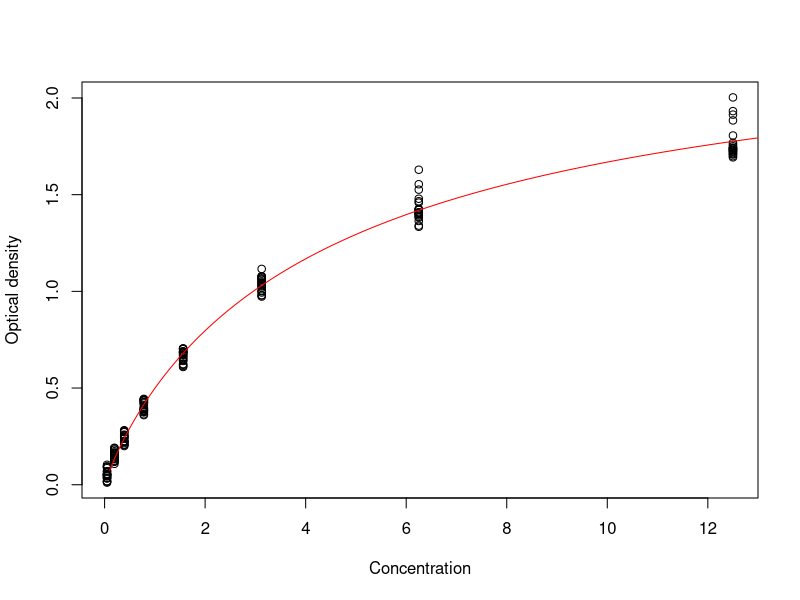
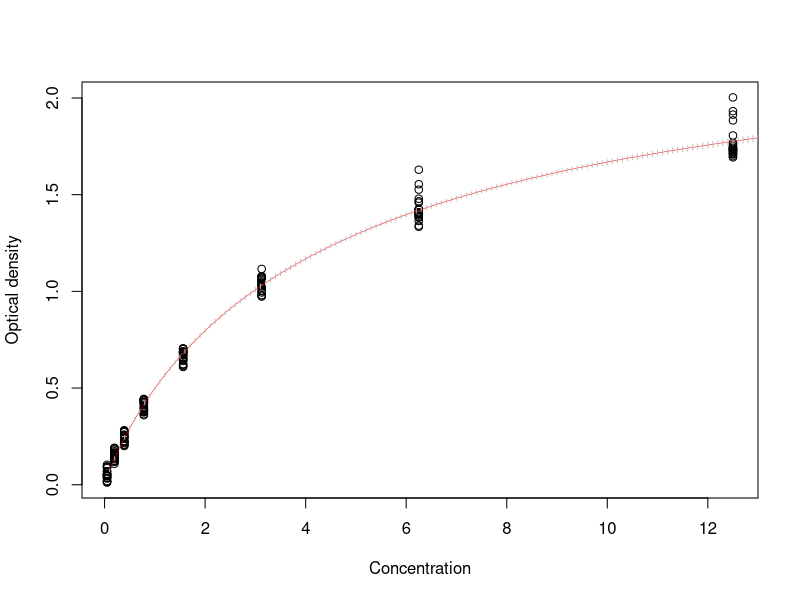
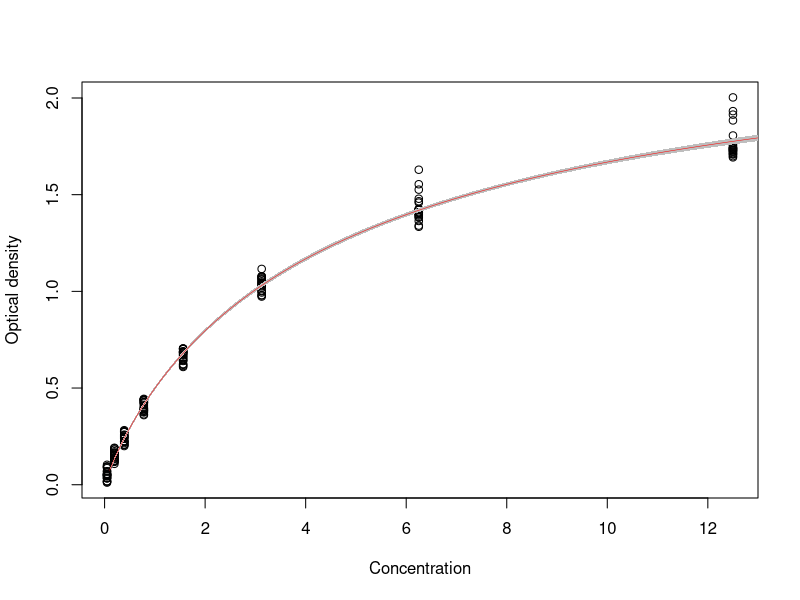
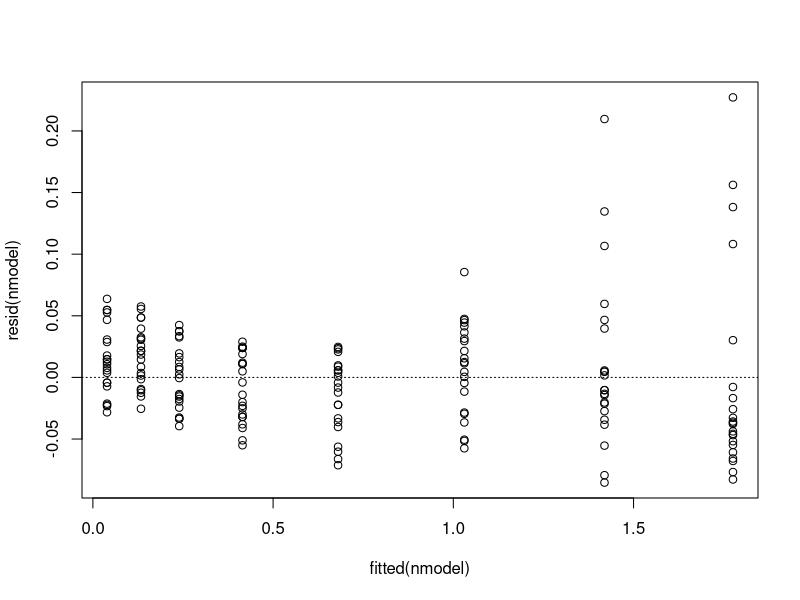
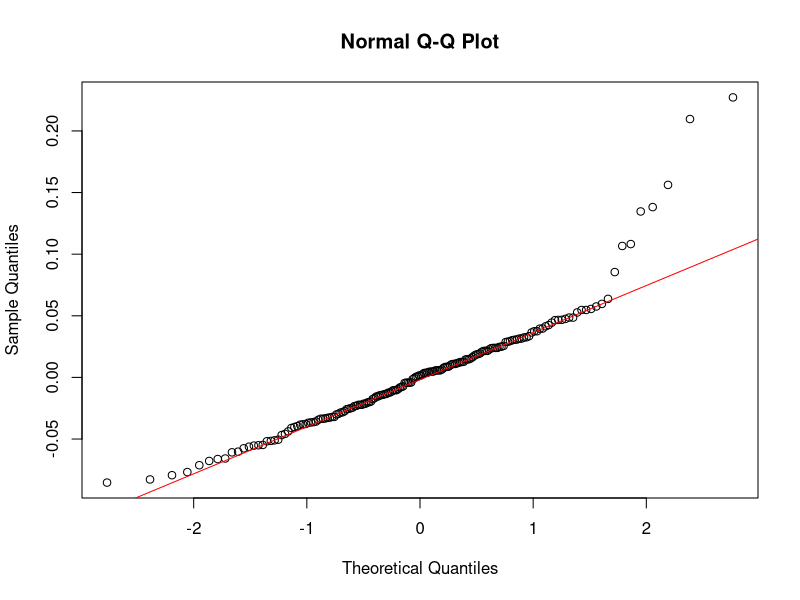
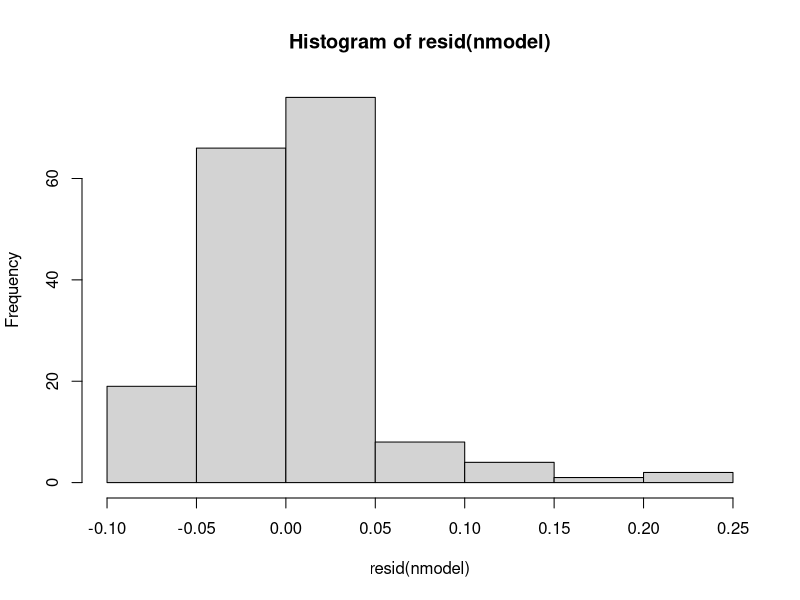

Write R code to recreate these figures, in order.
############ Nonlinear regression (for dataset DNase) ###########
attach(DNase)
th.start=c(theta1=3,theta2=0,theta3=1)
n=nrow(DNase);p=length(th.start)
plot(conc,density,xlab="Concentration",ylab="Optical density") # plot of dataset
form=as.formula(density~theta1/(1+exp((theta2-log(conc))/theta3)))
nmodel=nls(form,DNase,start=th.start) 
nmodel # contains the estimates of the parameter and RSS
hat.th=coef(nmodel); hat.th ## the LSE estimates of theta's  
summary(nmodel) # more informative output

# Finding initial values for dens.start
fn=function(theta=c(0,0,0),x1,x2,x3){
  y1=theta[1]/(1+exp((theta[2]-log(x1))/theta[3]))
  y2=theta[1]/(1+exp((theta[2]-log(x2))/theta[3]))
  y3=theta[1]/(1+exp((theta[2]-log(x3))/theta[3]))
  return(c(y1,y2,y3))}
# Take x1=0.05, x2=3.125, x3=12.5 for 3 values of the variable conc; 
# corresponding (approx.) values of variable density: y1=0.01, y2=1, y3=1.72
fn2=function(theta) crossprod(fn(theta,0.05,3.125,12.5)-c(0.01,1,1.72))
th0=optim(c(1,1,1),fn2)$par; th0 # the initial th.start
nmod2=nls(form,DNase,start=c(theta1=th0[1],theta2=th0[2],theta3=th0[3]));nmod2
###########################################

# residual sum of squares S(hat.th)=RSS=sum(residuals(nmodel)^2) # the same as
RSS=deviance(nmodel);RSS # the same as residual sum-of-squares in nmodel
hat.var=RSS/(n-p); hat.var # the estimate of the error variance 
se=sqrt(hat.var);se  # residual standard error, the same as in summary(nmodel)
# the estimates of the variances of theta's: diag(vcov(nmodel))
# sqrt(diag(vcov(nmodel))) # the same as Std.Error's in summary(nmodel) 

## nonlinear regression function
f=function(x,theta)return(theta[1]/(1+exp((theta[2]-log(x))/theta[3])))
coef(nmodel) # estimates for theta
x=seq(from=0.1,to=13,by=0.1)
lines(x,f(x,coef(nmodel)),col="red")  # fitted curve
# or: lines(x,predict(nmodel,newdata=data.frame(conc=x)),col="red")

# the estimated covariance matrix for hat.theta
cov.est=vcov(nmodel);cov.est

# CI's for coordinates of theta can be computed by R: confint(nmodel)
# (or confint(nmodel,level=0.95,method="asymptotic")) which gives different 
# intervals as compared with directly computed CI's below,
# possibly because the method in confint(nmodel) is based on F-statistics.
# Indeed, the CI's produced by confint(nmodel) are not symmetric around 
# coef(nmodel) and shifted to the right. We compute the CI's directly
lb=numeric(3); ub=numeric(3); # rownames(lb)=names(coef(nmodel))
for(i in 1:3) {lb[i]=coef(nmodel)[i]-qt(0.975,n-length(coef(nmodel)))*sqrt(cov.est[i,i])
ub[i]=coef(nmodel)[i]+qt(0.975,n-length(coef(nmodel)))*sqrt(cov.est[i,i])}
ci=cbind(lb,ub); rownames(ci)=names(coef(nmodel)); ci

for(i in 1:3) {lb[i]=coef(nmodel)[i]-qnorm(0.975)*sqrt(cov.est[i,i])
ub[i]=coef(nmodel)[i]+qnorm(0.975)*sqrt(cov.est[i,i])}
ci=cbind(lb,ub); rownames(ci)=names(coef(nmodel)); ci


## estimate of the mean response f(4,theta)
f4=f(4,coef(nmodel));f4  
## or f4=predict(nmodel,newdata=data.frame(conc=4))

## 90%-confidence interval for the mean response f(4,theta)
# first compute the gradient function (represented as column)

grad<-function(x,theta){rbind(1/(1+exp((theta[2]-log(x))/theta[3])),
                              -(theta[1]*exp((theta[2]-log(x))/theta[3])/theta[3])/(1+exp((theta[2]-log(x))/theta[3]))^2,
                              (theta[1]*exp((theta[2]-log(x))/theta[3])*(theta[2]-log(x))*(theta[3]^(-2))/(1+exp((theta[2]-log(x))/theta[3]))^2))}
gradvec=grad(4,coef(nmodel))

# this can also be done by using deriv() function as follows
df=deriv(y~th1/(1+exp((th2-log(x))/th3)),c("th1","th2","th3"),
         function(th1,th2,th3,x=4){}) 
# compute the gradient (as row) at x=4 and hat.th
vx=attr(df(hat.th[1],hat.th[2],hat.th[3]),"gradient") #gradvec==t(vx) #indeed, the same

se=sqrt(t(gradvec)%*%vcov(nmodel)%*%gradvec) #0.006986284
lb=f4-qt(0.95,n-length(coef(nmodel)))*se #1.156622
ub=f4+qt(0.95,n-length(coef(nmodel)))*se #1.179728
c(lb,ub) # approximate confidence interval for f(4,theta)


## estimates and 90%-confidence approximate intervals 
## the mean responses for many x's from (0,13]
x=seq(0.1,13,by=0.1)
# estimates for f(x,theta) for x from (0,13]
fe=f(x,coef(nmodel)) # or: fe=predict(nmodel,newdata=data.frame(conc=x))
mygrad=grad(x,coef(nmodel)) # estimated gradients for x's from (0,13]
se<-sqrt(apply(mygrad,2,function(xx) t(xx)%*%vcov(nmodel)%*%xx))
lb<-fe-qt(0.95,n-length(coef(nmodel)))*se 
ub<-fe+qt(0.95,n-length(coef(nmodel)))*se
# plot of confidence intervals for all c from (0,13]
plot(conc,density,xlab="Concentration",ylab="Optical density") # data
lines(x,fe,t="l",lwd=0.5,col="red") # fitted curve
segments(x,lb,x,ub,col="grey") # confidence intervals
# another plot of confidence intervals for all x from (0,13]
plot(conc,density,xlab="Concentration",ylab="Optical density") 
polygon(c(x,rev(x)),c(lb,rev(ub)),col="grey",border=NA)
lines(x,fe,lwd=0.5,col="red")

## Validity of model assumptions
# residuals against the fitted values
plot(fitted(nmodel),resid(nmodel));abline(h=0,lty=3) # not good
# qq-plot to check normality although normality is not required for nonlin models
qqnorm(resid(nmodel)); qqline(resid(nmodel),col="red") # not good  
hist(resid(nmodel))   # not good

# Comparing nested models
form2=as.formula(density~theta1/(1+exp((-log(conc))/theta3)))
nmodel2=nls(form2,DNase,start=c(theta1=3,theta3=1)) # reduced model omega with theta2=0
anova(nmodel2,nmodel) # conclusion: reduced model is not adequate
# Let us derive this also directly
RSSq=sum(resid(nmodel)^2); RSSq # RSS for the big model # also: deviance(nmodel)
RSSp=sum(resid(nmodel2)^2); RSSp # RSS for the small model
n=length(resid(nmodel)); q=length(coef(nmodel)); p=length(coef(nmodel2)) 
f=((RSSp-RSSq)/(q-p))/(RSSq/(n-q));f  # f-statistic, now p-value 
1-pf(f,q-p,n-q) # H0 is rejected, the small model is not good 
